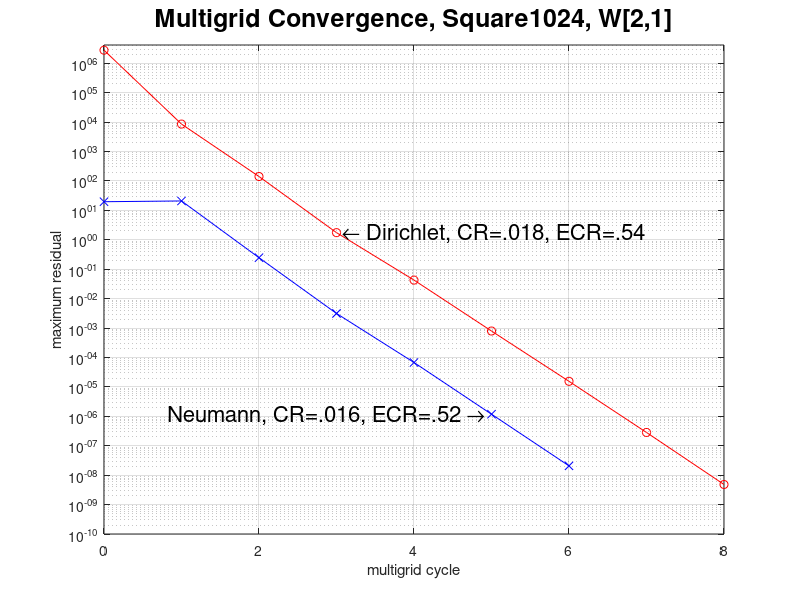

The MATLAB source for this figure:
clear;
% legend('Grid: square1024.order4. 04/01/14','BC: DDDD.','Fourth-order accurate.','1.1e+06 points. 5 levels.','CR=0.018, ECR=0.54, W[2,1]');
t=[0 1 2 3 4 5 6 7 8 ];
defect=[2.796e+06 8.603e+03 1.419e+02 1.755e+00 4.277e-02 7.942e-04 1.549e-05 2.831e-07 4.820e-09 ];
% legend('Grid: square1024.order4. 04/01/14','BC: NMNN.','Fourth-order accurate.','1.1e+06 points. 5 levels.','CR=0.016, ECR=0.52, W[2,1]');
tn=[0 1 2 3 4 5 6 ];
defectn=[1.974e+01 2.096e+01 2.469e-01 3.142e-03 6.763e-05 1.181e-06 2.071e-08 ];
%
clf
set(gca,'FontSize',16);
plot(t,defect,'r-o',tn,defectn,'b-x');
title('Multigrid Convergence, Square1024, W[2,1]','FontSize',18);
ylabel('maximum residual');
xlabel('multigrid cycle');
set(gca,'YScale','log');
grid on
% legend('BC=Dirichlet','BC=Neumann');
text(t(4),defect(4),' \leftarrow Dirichlet, CR=.018, ECR=.54','HorizontalAlignment','left','FontSize',16);
text(tn(6),defectn(6),'Neumann, CR=.016, ECR=.52 \rightarrow ','HorizontalAlignment','right','FontSize',16);

yMax=max(defect(1),defectn(1))*1.5;
yMin=1.e-10;
set(gca,'YLim',[yMin yMax]);


% pause
% print -deps2 residual.eps


% print -depsc2 residual.square1024.order4.DN.eps
